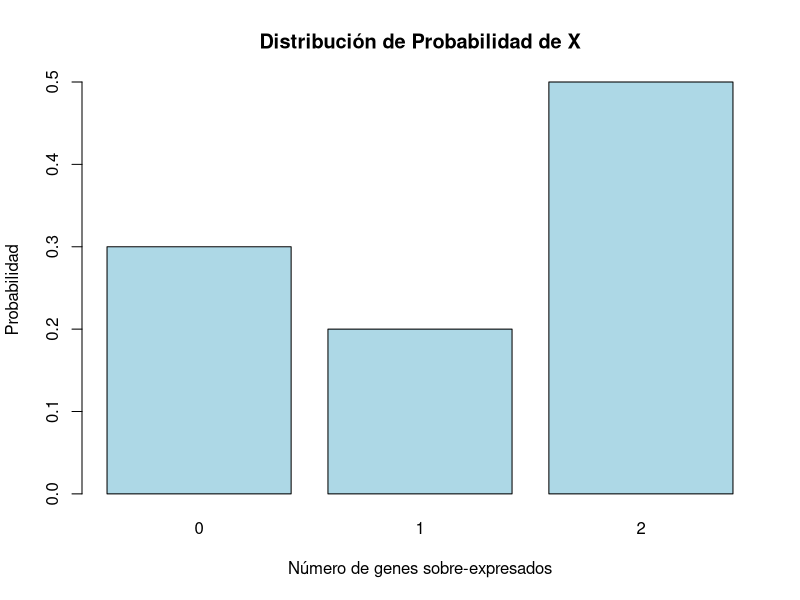
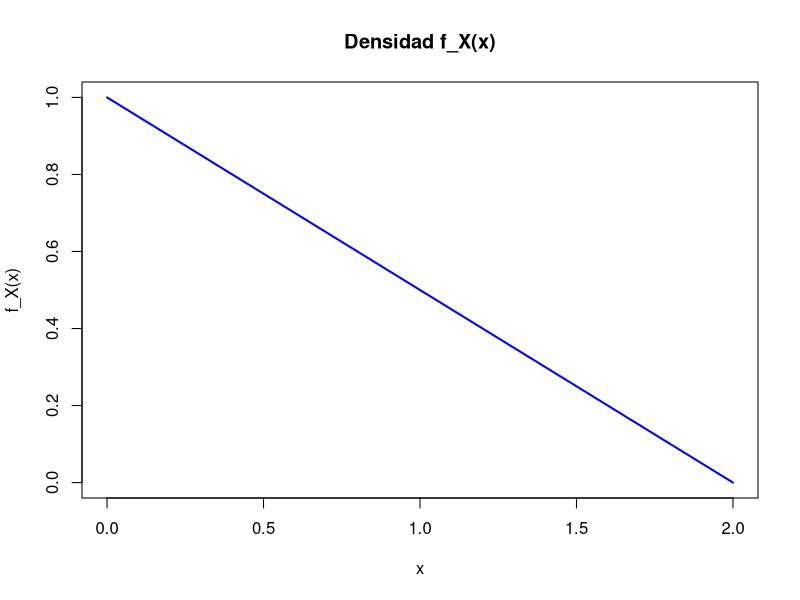
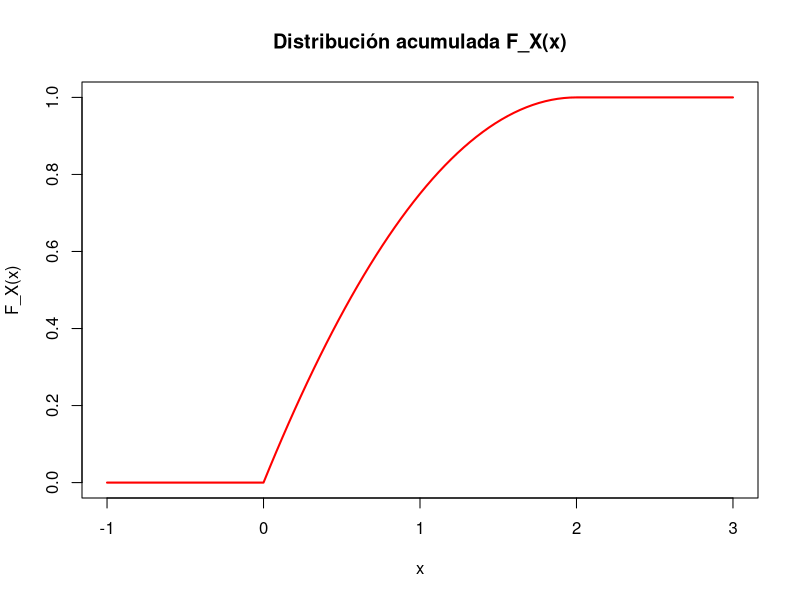

Write the R code that produced these figures, in order.
## ---- chunk 1
# Valores de X y sus probabilidades
X_values <- c(0, 1, 2)
probabilities <- c(0.30, 0.20, 0.50)

# Crear el gráfico
barplot(probabilities, names.arg = X_values, col = "lightblue",
        main = "Distribución de Probabilidad de X",
        xlab = "Número de genes sobre-expresados", ylab = "Probabilidad")
## ---- chunk 2
# Calcular esperanza y varianza
esperanza <- sum(X_values * probabilities)
esperanza_cuadrado <- sum(X_values^2 * probabilities)

varianza <- esperanza_cuadrado - esperanza^2

esperanza
varianza
## ---- chunk 3
# Valores de la suma
suma <- sum(1 / (2 + 0:5))

# Calcular el valor de K
K <- 1 / suma
K
## ---- chunk 4
# Calcular la esperanza
esperanza <- sum((0:5) * K / (2 + 0:5))

# Calcular la esperanza al cuadrado
esperanza_cuadrado <- sum((0:5)^2 * K / (2 + 0:5))

# Calcular la varianza
varianza <- esperanza_cuadrado - esperanza^2

esperanza
varianza
## ---- chunk 5
# Probabilidad de X = 3
P_X_3 <- K / (2 + 3)
P_X_3
## ---- chunk 6
# Probabilidad de X >= 1
P_X_1 <- 1 - K / (2 + 0)
P_X_1
## ---- chunk 7
# Probabilidad de X <= 2
P_X_2 <- sum(K / (2 + 0:2))
P_X_2
## ---- chunk 8
# R code to plot the density function
f_x <- function(x) -0.5 * x + 1
curve(f_x, from = 0, to = 2, col = "blue", lwd = 2, ylab = "f_X(x)", xlab = "x",
      main = "Densidad f_X(x)")
## ---- chunk 9
# R code to plot the CDF function
F_x <- function(x) ifelse(x < 0, 0, ifelse(x > 2, 1, -0.25 * x^2 + x))
curve(F_x, from = -1, to = 3, col = "red", lwd = 2, ylab = "F_X(x)", xlab = "x",
      main = "Distribución acumulada F_X(x)")
## ---- chunk 10
# Parámetros del problema
n <- 10
p <- 0.8

# Probabilidades P(X = 8), P(X = 9) y P(X = 10)
prob_8 <- dbinom(8, size = n, prob = p)
prob_9 <- dbinom(9, size = n, prob = p)
prob_10 <- dbinom(10, size = n, prob = p)

# Probabilidad total P(X >= 8)
prob_total <- prob_8 + prob_9 + prob_10
prob_total
## ---- chunk 11
1-pbinom (7, size = n, prob = p)
## ---- chunk 12
lambda <- 12
k <- 10
prob_10_muertes <- dpois(k, lambda)
prob_10_muertes
## ---- chunk 13
k_15 <- 14
prob_15_o_mas <- 1 - ppois(k_15, lambda)
prob_15_o_mas
## ---- chunk 14
prob_10_o_menos <- ppois(k, lambda)
prob_10_o_menos
## ---- chunk 15
prob_10_muertes
## ---- chunk 16
prob_15_o_mas
## ---- chunk 17
prob_10_o_menos
## ---- chunk 18
n <- 150
p <- 0.1
k <- 10
prob_binom_10 <- dbinom(k, n, p)
prob_binom_10
## ---- chunk 19
lambda <- 15
prob_pois_10 <- dpois(k, lambda)
prob_pois_10
## ---- chunk 20
  prob_binom_10
## ---- chunk 21
  prob_pois_10
